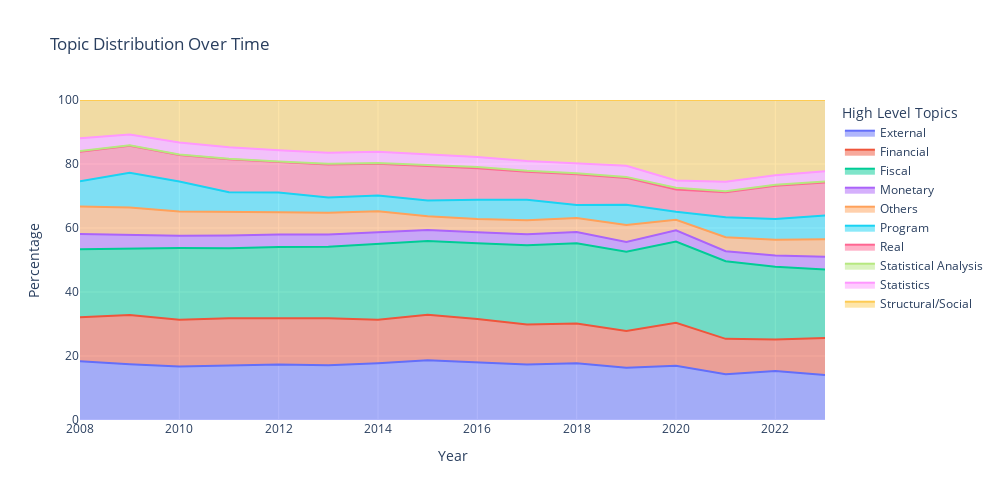

Write notebook code for a chart like this one.
### Code cell
fig = px.area(collapsed_df, 
              x="Year", 
              y="File_Name", 
              color="level_0", 
              line_group="level_0",
              height=500,
              width=1000,
              title='Topic Distribution Over Time',
              )
fig.update_layout(legend=dict(
                            title=dict(
                                text='High Level Topics',
                                font=dict(size=14)  # Optional: set the font size
                            ),),
                        yaxis=dict(
                                    title='Percentage',  # Optional: Set the y-axis title
                                    range=[0, 100]  # Set the y-axis range from 0 to 100
                                ),
    
                    )

fig.show()

### Figure 1 — Plotly figure (JSON) as saved in the notebook; plotly's stock layout.template omitted (floating-point values rounded to 4 significant figures)
{"data": [{"fillpattern": {"shape": ""}, "hovertemplate": "level_0=External<br>Year=%{x}<br>File_Name=%{y}<extra></extra>", "legendgroup": "External", "line": {"color": "#636efa"}, "marker": {"symbol": "circle"}, "mode": "lines", "name": "External", "orientation": "v", "showlegend": true, "stackgroup": "1", "type": "scatter", "x": [2008, 2009, 2010, 2011, 2012, 2013, 2014, 2015, 2016, 2017, 2018, 2019, 2020, 2021, 2022, 2023], "xaxis": "x", "y": [18.38, 17.39, 16.72, 16.93, 17.31, 17.12, 17.76, 18.69, 18.08, 17.35, 17.75, 16.32, 16.96, 14.28, 15.28, 14.03], "yaxis": "y"}, {"fillpattern": {"shape": ""}, "hovertemplate": "level_0=Financial<br>Year=%{x}<br>File_Name=%{y}<extra></extra>", "legendgroup": "Financial", "line": {"color": "#EF553B"}, "marker": {"symbol": "circle"}, "mode": "lines", "name": "Financial", "orientation": "v", "showlegend": true, "stackgroup": "1", "type": "scatter", "x": [2008, 2009, 2010, 2011, 2012, 2013, 2014, 2015, 2016, 2017, 2018, 2019, 2020, 2021, 2022, 2023], "xaxis": "x", "y": [13.74, 15.45, 14.62, 14.89, 14.48, 14.66, 13.58, 14.19, 13.51, 12.5, 12.37, 11.46, 13.45, 11.08, 9.882, 11.59], "yaxis": "y"}, {"fillpattern": {"shape": ""}, "hovertemplate": "level_0=Fiscal<br>Year=%{x}<br>File_Name=%{y}<extra></extra>", "legendgroup": "Fiscal", "line": {"color": "#00cc96"}, "marker": {"symbol": "circle"}, "mode": "lines", "name": "Fiscal", "orientation": "v", "showlegend": true, "stackgroup": "1", "type": "scatter", "x": [2008, 2009, 2010, 2011, 2012, 2013, 2014, 2015, 2016, 2017, 2018, 2019, 2020, 2021, 2022, 2023], "xaxis": "x", "y": [21.27, 20.79, 22.41, 21.86, 22.24, 22.33, 23.57, 23.04, 23.63, 24.73, 25.08, 24.77, 25.36, 24.24, 22.77, 21.41], "yaxis": "y"}, {"fillpattern": {"shape": ""}, "hovertemplate": "level_0=Monetary<br>Year=%{x}<br>File_Name=%{y}<extra></extra>", "legendgroup": "Monetary", "line": {"color": "#ab63fa"}, "marker": {"symbol": "circle"}, "mode": "lines", "name": "Monetary", "orientation": "v", "showlegend": true, "stackgroup": "1", "type": "scatter", "x": [2008, 2009, 2010, 2011, 2012, 2013, 2014, 2015, 2016, 2017, 2018, 2019, 2020, 2021, 2022, 2023], "xaxis": "x", "y": [4.734, 4.307, 3.861, 3.986, 3.948, 3.846, 3.658, 3.431, 3.474, 3.482, 3.582, 3.091, 3.495, 3.147, 3.448, 3.98], "yaxis": "y"}, {"fillpattern": {"shape": ""}, "hovertemplate": "level_0=Others<br>Year=%{x}<br>File_Name=%{y}<extra></extra>", "legendgroup": "Others", "line": {"color": "#FFA15A"}, "marker": {"symbol": "circle"}, "mode": "lines", "name": "Others", "orientation": "v", "showlegend": true, "stackgroup": "1", "type": "scatter", "x": [2008, 2009, 2010, 2011, 2012, 2013, 2014, 2015, 2016, 2017, 2018, 2019, 2020, 2021, 2022, 2023], "xaxis": "x", "y": [8.585, 8.458, 7.536, 7.458, 6.925, 6.824, 6.643, 4.357, 4.135, 4.394, 4.374, 5.299, 3.303, 4.351, 4.944, 5.438], "yaxis": "y"}, {"fillpattern": {"shape": ""}, "hovertemplate": "level_0=Program<br>Year=%{x}<br>File_Name=%{y}<extra></extra>", "legendgroup": "Program", "line": {"color": "#19d3f3"}, "marker": {"symbol": "circle"}, "mode": "lines", "name": "Program", "orientation": "v", "showlegend": true, "stackgroup": "1", "type": "scatter", "x": [2008, 2009, 2010, 2011, 2012, 2013, 2014, 2015, 2016, 2017, 2018, 2019, 2020, 2021, 2022, 2023], "xaxis": "x", "y": [7.905, 10.88, 9.379, 6.042, 6.216, 4.765, 4.945, 4.87, 5.976, 6.336, 4.019, 6.346, 2.536, 6.259, 6.473, 7.487], "yaxis": "y"}, {"fillpattern": {"shape": ""}, "hovertemplate": "level_0=Real<br>Year=%{x}<br>File_Name=%{y}<extra></extra>", "legendgroup": "Real", "line": {"color": "#FF6692"}, "marker": {"symbol": "circle"}, "mode": "lines", "name": "Real", "orientation": "v", "showlegend": true, "stackgroup": "1", "type": "scatter", "x": [2008, 2009, 2010, 2011, 2012, 2013, 2014, 2015, 2016, 2017, 2018, 2019, 2020, 2021, 2022, 2023], "xaxis": "x", "y": [9.251, 8.429, 8.273, 10.32, 9.522, 10.28, 9.94, 10.78, 9.876, 8.788, 9.604, 8.372, 6.925, 7.832, 10.44, 10.32], "yaxis": "y"}, {"fillpattern": {"shape": ""}, "hovertemplate": "level_0=Statistical Analysis<br>Year=%{x}<br>File_Name=%{y}<extra></extra>", "legendgroup": "Statistical Analysis", "line": {"color": "#B6E880"}, "marker": {"symbol": "circle"}, "mode": "lines", "name": "Statistical Analysis", "orientation": "v", "showlegend": true, "stackgroup": "1", "type": "scatter", "x": [2008, 2009, 2010, 2011, 2012, 2013, 2014, 2015, 2016, 2017, 2018, 2019, 2020, 2021, 2022, 2023], "xaxis": "x", "y": [0.1795, 0.1256, 0.1989, 0.1869, 0.1283, 0.2342, 0.1965, 0.2826, 0.3769, 0.3058, 0.3106, 0.3087, 0.5327, 0.3339, 0.285, 0.2367], "yaxis": "y"}, {"fillpattern": {"shape": ""}, "hovertemplate": "level_0=Statistics<br>Year=%{x}<br>File_Name=%{y}<extra></extra>", "legendgroup": "Statistics", "line": {"color": "#FF97FF"}, "marker": {"symbol": "circle"}, "mode": "lines", "name": "Statistics", "orientation": "v", "showlegend": true, "stackgroup": "1", "type": "scatter", "x": [2008, 2009, 2010, 2011, 2012, 2013, 2014, 2015, 2016, 2017, 2018, 2019, 2020, 2021, 2022, 2023], "xaxis": "x", "y": [4.008, 3.405, 3.686, 3.552, 3.539, 3.446, 3.531, 3.26, 3.157, 3.074, 3.1, 3.489, 2.301, 2.945, 2.954, 3.254], "yaxis": "y"}, {"fillpattern": {"shape": ""}, "hovertemplate": "level_0=Structural/Social<br>Year=%{x}<br>File_Name=%{y}<extra></extra>", "legendgroup": "Structural/Social", "line": {"color": "#FECB52"}, "marker": {"symbol": "circle"}, "mode": "lines", "name": "Structural/Social", "orientation": "v", "showlegend": true, "stackgroup": "1", "type": "scatter", "x": [2008, 2009, 2010, 2011, 2012, 2013, 2014, 2015, 2016, 2017, 2018, 2019, 2020, 2021, 2022, 2023], "xaxis": "x", "y": [11.95, 10.76, 13.32, 14.78, 15.69, 16.5, 16.17, 17.09, 17.79, 19.04, 19.81, 20.54, 25.14, 25.54, 23.53, 22.25], "yaxis": "y"}], "layout": {"height": 500, "legend": {"title": {"font": {"size": 14}, "text": "High Level Topics"}, "tracegroupgap": 0}, "title": {"text": "Topic Distribution Over Time"}, "width": 1000, "xaxis": {"anchor": "y", "domain": [0, 1], "title": {"text": "Year"}}, "yaxis": {"anchor": "x", "domain": [0, 1], "range": [0, 100], "title": {"text": "Percentage"}}}}
